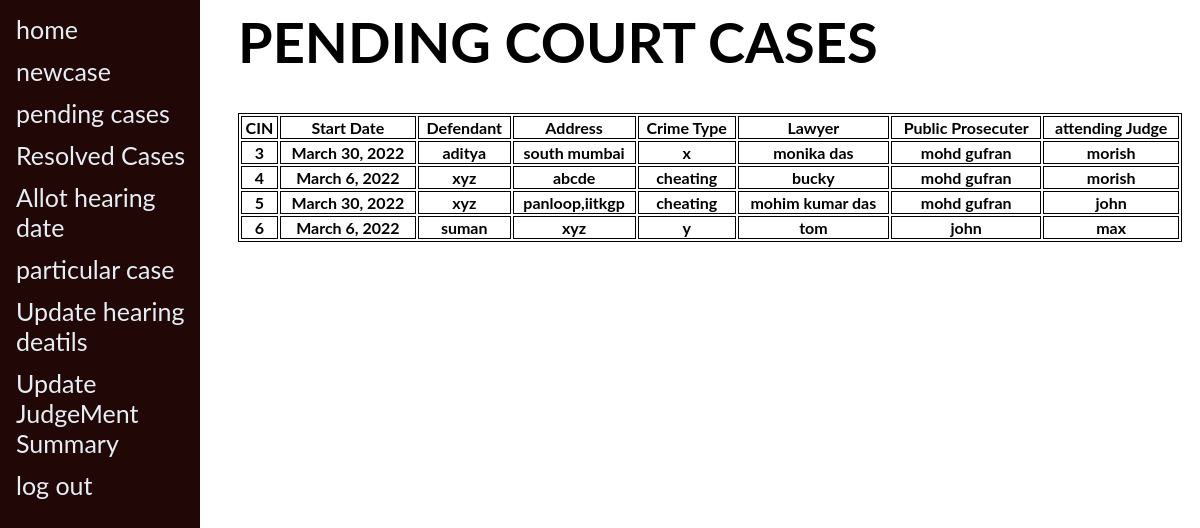
The page /registrar/pending/ on the database its author committed.
### registrar/models.py (models this page shows)
class courtcases(models.Model):
    cin = models.IntegerField(unique=True,blank=True,null=True)
    defendant = models.CharField(max_length=200)
    defendant_address = models.CharField(max_length=1000)
    crimetype = models.CharField(max_length=100)
    date= models.DateField(blank=True,null=True)
    location = models.CharField(max_length=1000,blank=True)
    arresting_officer = models.CharField(max_length=200)
    when_arrested = models.DateField()
    status = models.BooleanField(default=True)
    presiding_judge = models.CharField(max_length=200)
    public_prosecuter = models.CharField(max_length=200)
    lawyer = models.CharField(max_length=200)
    starting_date = models.DateField()
    expected_completion_date = models.DateField()
    hearing_date = models.DateField(blank=True,null=True)
    judgement_date = models.DateField(blank=True,null=True)
    attending_judge = models.CharField(max_length=200,blank=True)
    judgement_summary = models.TextField(max_length=10000,blank=True)

### registrar/views.py (the view)
# urls.py: path('pending/',views.pendingcases.as_view(),name="pending case"),
class pendingcases(ListView):
    model = courtcases
    paginate_by = 100
    def get_context_data(self, **kwargs):
        context = super().get_context_data(**kwargs)
        context['now'] = timezone.now()
        return context

### registrar/templates/registrar/courtcases_list.html (shortened to what this page needs)
{% include "registrar/index.html" %}
<div class="main">
  <h1>PENDING COURT CASES</h1>
  <table style="width:100%">
    <tr>
      <th>CIN</th>
      <th>Start Date</th>
      <th>Defendant</th>
      <th>Address</th>
      <th>Crime Type</th>
      <th>Lawyer</th>
      <th>Public Prosecuter</th>
      <th>attending Judge</th>
    </tr>
    {% for case in object_list %}
    {% if case.status == True %}
    <tr>
      <th> {{case.pk}} </th>
      <th> {{case.starting_date}} </th>
      <th> {{case.defendant}} </th>
      <th> {{case.defendant_address}} </th>
      <th> {{case.crimetype}} </th>
      <th> {{case.lawyer}} </th>
      <th> {{case.public_prosecuter}} </th>
      <th> {{case.presiding_judge}} </th>
    </tr>
    {% endif %}
    {% endfor %}
  </table>
</div>

### registrar/templates/registrar/index.html (shortened to what this page needs)
<head>
</head>
<body>
  <div class="sidenav">
    <a href="/registrar/">home</a>
    <a href="/registrar/newcase/">newcase</a>
    <a href="/registrar/pending/">pending cases</a>
    <a href="/registrar/resolved/">Resolved Cases</a>
    <a href="/registrar/hearing/">Allot hearing date</a>
    <a href="/registrar/particular_case/">particular case</a>
    <a href="/registrar/hearing_update/">Update hearing deatils</a>
    <a href="/registrar/case_closed/">Update JudgeMent Summary</a>
    <a href="/">log out</a>
  </div>
</body>

### registrar/templates/registrar/index.html (style rules this page uses)
body { font-family: "Lato", sans-serif; }
.sidenav { height: 100%; width: 200px; position: fixed; z-index: 1; top: 0; left: 0; background: rgb(34, 7, 7); overflow-x: hidden; padding: 8px 0; }
.sidenav a { padding: 6px 8px 6px 16px; text-decoration: none; font-size: 25px; color: #e6eef5; display: block; }

### registrar/templates/registrar/courtcases_list.html (style rules this page uses)
.main { margin-left: 220px; font-size: 28px; padding: 0px 10px; }
table, th, td { border:1px solid black; }

### rows shown on the page
courtcases: pk "3", starting_date "March 30, 2022", defendant "aditya", defendant_address "south mumbai", crimetype "x", lawyer "monika das", public_prosecuter "mohd gufran", presiding_judge "morish"
courtcases: pk "4", starting_date "March 6, 2022", defendant "xyz", defendant_address "abcde", crimetype "cheating", lawyer "bucky", public_prosecuter "mohd gufran", presiding_judge "morish"
courtcases: pk "5", starting_date "March 30, 2022", defendant "xyz", defendant_address "panloop,iitkgp", crimetype "cheating", lawyer "mohim kumar das", public_prosecuter "mohd gufran", presiding_judge "john"
courtcases: pk "6", starting_date "March 6, 2022", defendant "suman", defendant_address "xyz", crimetype "y", lawyer "tom", public_prosecuter "john", presiding_judge "max"
